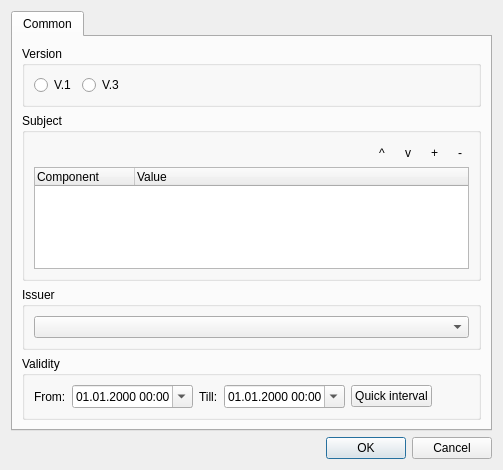
<?xml version="1.0" encoding="UTF-8"?>
<ui version="4.0">
 <class>CertificateEditDialog</class>
 <widget class="QDialog" name="CertificateEditDialog">
  <property name="geometry">
   <rect>
    <x>0</x>
    <y>0</y>
    <width>503</width>
    <height>463</height>
   </rect>
  </property>
  <property name="windowTitle">
   <string>Dialog</string>
  </property>
  <layout class="QVBoxLayout" name="verticalLayout">
   <item>
    <widget class="QTabWidget" name="tabWidget">
     <property name="currentIndex">
      <number>0</number>
     </property>
     <widget class="QWidget" name="tabCommon">
      <attribute name="title">
       <string>Common</string>
      </attribute>
      <layout class="QVBoxLayout" name="verticalLayout_2">
       <item>
        <widget class="QGroupBox" name="groupVersion">
         <property name="title">
          <string>Version</string>
         </property>
         <layout class="QHBoxLayout" name="horizontalLayout">
          <item>
           <widget class="QRadioButton" name="radioVersion1">
            <property name="text">
             <string>V.1</string>
            </property>
           </widget>
          </item>
          <item>
           <widget class="QRadioButton" name="radioVersion3">
            <property name="text">
             <string>V.3</string>
            </property>
           </widget>
          </item>
          <item>
           <spacer name="horizontalSpacer">
            <property name="orientation">
             <enum>Qt::Horizontal</enum>
            </property>
            <property name="sizeHint" stdset="0">
             <size>
              <width>40</width>
              <height>20</height>
             </size>
            </property>
           </spacer>
          </item>
         </layout>
        </widget>
       </item>
       <item>
        <widget class="QGroupBox" name="groupSubject">
         <property name="title">
          <string>Subject</string>
         </property>
         <layout class="QVBoxLayout" name="verticalLayout_3" stretch="0,1">
          <property name="spacing">
           <number>4</number>
          </property>
          <item>
           <widget class="QFrame" name="frame">
            <layout class="QHBoxLayout" name="horizontalLayout_4">
             <property name="leftMargin">
              <number>0</number>
             </property>
             <property name="topMargin">
              <number>0</number>
             </property>
             <property name="rightMargin">
              <number>0</number>
             </property>
             <property name="bottomMargin">
              <number>0</number>
             </property>
             <item>
              <spacer name="horizontalSpacer_3">
               <property name="orientation">
                <enum>Qt::Horizontal</enum>
               </property>
               <property name="sizeHint" stdset="0">
                <size>
                 <width>40</width>
                 <height>20</height>
                </size>
               </property>
              </spacer>
             </item>
             <item>
              <widget class="QToolButton" name="btnComponentUp">
               <property name="text">
                <string>^</string>
               </property>
               <property name="autoRaise">
                <bool>true</bool>
               </property>
              </widget>
             </item>
             <item>
              <widget class="QToolButton" name="btnComponentDown">
               <property name="text">
                <string>v</string>
               </property>
               <property name="autoRaise">
                <bool>true</bool>
               </property>
              </widget>
             </item>
             <item>
              <widget class="QToolButton" name="btnComponentAdd">
               <property name="text">
                <string>+</string>
               </property>
               <property name="autoRaise">
                <bool>true</bool>
               </property>
              </widget>
             </item>
             <item>
              <widget class="QToolButton" name="btnComponentRemove">
               <property name="text">
                <string>-</string>
               </property>
               <property name="autoRaise">
                <bool>true</bool>
               </property>
              </widget>
             </item>
            </layout>
           </widget>
          </item>
          <item>
           <widget class="QTreeWidget" name="listSubjectDN">
            <property name="minimumSize">
             <size>
              <width>400</width>
              <height>100</height>
             </size>
            </property>
            <column>
             <property name="text">
              <string>Component</string>
             </property>
            </column>
            <column>
             <property name="text">
              <string>Value</string>
             </property>
            </column>
           </widget>
          </item>
         </layout>
        </widget>
       </item>
       <item>
        <widget class="QGroupBox" name="groupIssuer">
         <property name="title">
          <string>Issuer</string>
         </property>
         <layout class="QHBoxLayout" name="horizontalLayout_2">
          <item>
           <widget class="QComboBox" name="comboIssuer"/>
          </item>
         </layout>
        </widget>
       </item>
       <item>
        <widget class="QGroupBox" name="groupValidity">
         <property name="title">
          <string>Validity</string>
         </property>
         <layout class="QHBoxLayout" name="horizontalLayout_3">
          <item>
           <widget class="QLabel" name="label">
            <property name="text">
             <string>From:</string>
            </property>
           </widget>
          </item>
          <item>
           <widget class="QDateTimeEdit" name="dateValidFrom">
            <property name="displayFormat">
             <string>dd.MM.yyyy HH:mm</string>
            </property>
            <property name="calendarPopup">
             <bool>true</bool>
            </property>
           </widget>
          </item>
          <item>
           <widget class="QLabel" name="label_2">
            <property name="text">
             <string>Till:</string>
            </property>
           </widget>
          </item>
          <item>
           <widget class="QDateTimeEdit" name="dateValidTill">
            <property name="displayFormat">
             <string>dd.MM.yyyy HH:mm</string>
            </property>
            <property name="calendarPopup">
             <bool>true</bool>
            </property>
           </widget>
          </item>
          <item>
           <widget class="QPushButton" name="btnQuickInterval">
            <property name="text">
             <string>Quick interval</string>
            </property>
            <property name="autoDefault">
             <bool>false</bool>
            </property>
           </widget>
          </item>
          <item>
           <spacer name="horizontalSpacer_2">
            <property name="orientation">
             <enum>Qt::Horizontal</enum>
            </property>
            <property name="sizeHint" stdset="0">
             <size>
              <width>0</width>
              <height>20</height>
             </size>
            </property>
           </spacer>
          </item>
         </layout>
        </widget>
       </item>
      </layout>
     </widget>
    </widget>
   </item>
   <item>
    <widget class="QDialogButtonBox" name="buttonBox">
     <property name="orientation">
      <enum>Qt::Horizontal</enum>
     </property>
     <property name="standardButtons">
      <set>QDialogButtonBox::Cancel|QDialogButtonBox::Ok</set>
     </property>
    </widget>
   </item>
  </layout>
 </widget>
 <resources/>
 <connections>
  <connection>
   <sender>buttonBox</sender>
   <signal>accepted()</signal>
   <receiver>CertificateEditDialog</receiver>
   <slot>accept()</slot>
   <hints>
    <hint type="sourcelabel">
     <x>248</x>
     <y>254</y>
    </hint>
    <hint type="destinationlabel">
     <x>157</x>
     <y>274</y>
    </hint>
   </hints>
  </connection>
  <connection>
   <sender>buttonBox</sender>
   <signal>rejected()</signal>
   <receiver>CertificateEditDialog</receiver>
   <slot>reject()</slot>
   <hints>
    <hint type="sourcelabel">
     <x>316</x>
     <y>260</y>
    </hint>
    <hint type="destinationlabel">
     <x>286</x>
     <y>274</y>
    </hint>
   </hints>
  </connection>
 </connections>
</ui>
